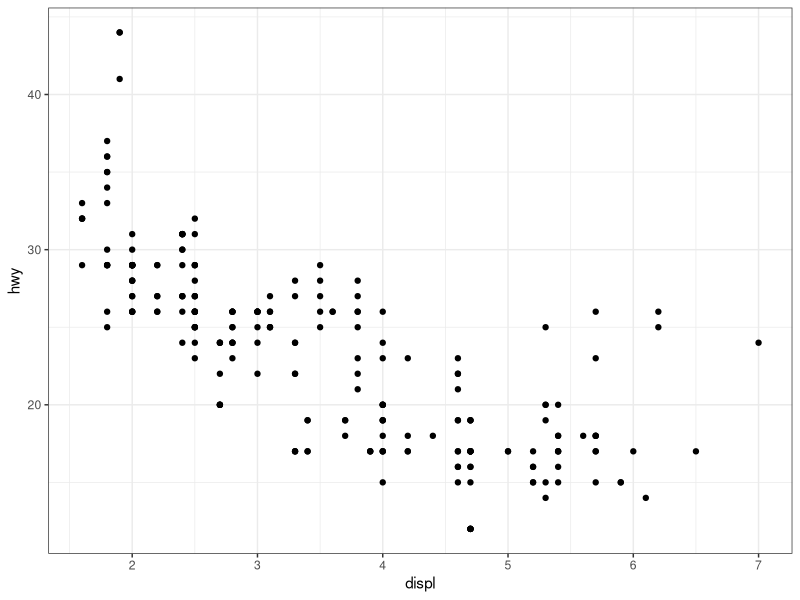
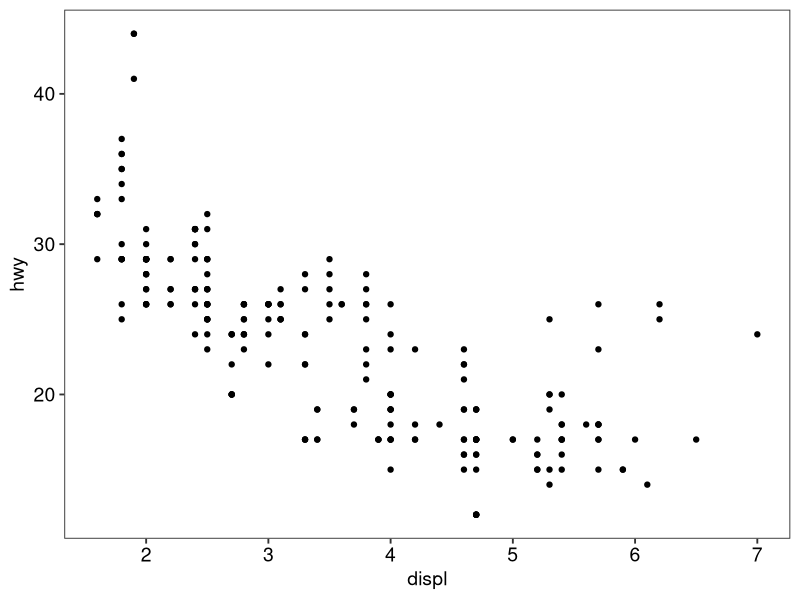

The R script that drew these images, in order:
## ---- chunk 1
knitr::opts_chunk$set(
  collapse = TRUE,
  warning = FALSE,
  message = FALSE,
  fig.align = 'center',
  comment = "#>",
  class.source = 'white'
)
library(ggplot2)
## ---- chunk 2
theme_set(theme_bw())
ggplot(mpg, aes(displ, hwy)) + geom_point()
## ---- chunk 3
theme_simple <- function() {
    theme_bw(base_size = 14,
             base_family = "") %+replace%
    theme(panel.grid = element_blank(),
          axis.text = element_text(color = "black"))
}
## ---- chunk 4
theme_set(theme_simple())
ggplot(mpg, aes(displ, hwy)) + geom_point()
